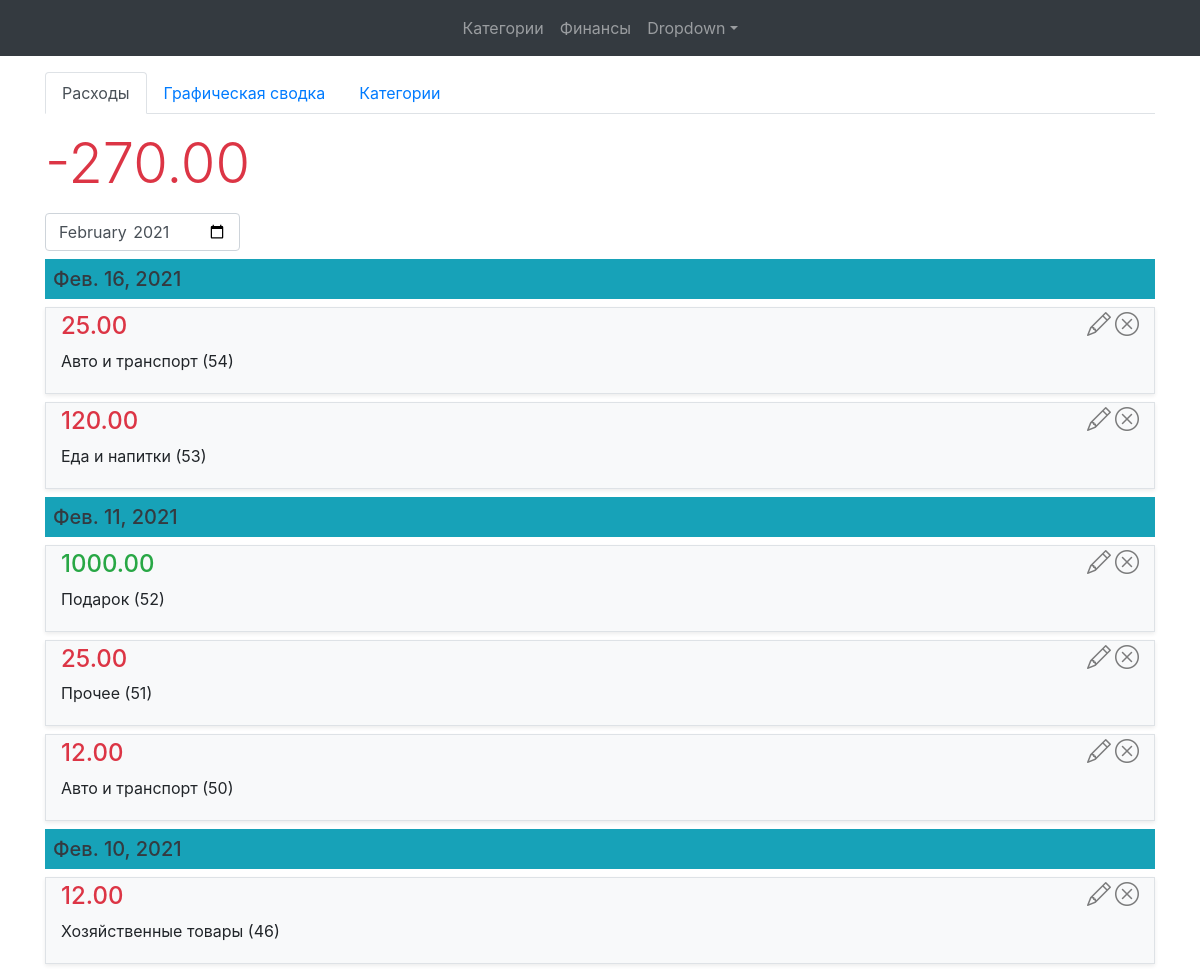
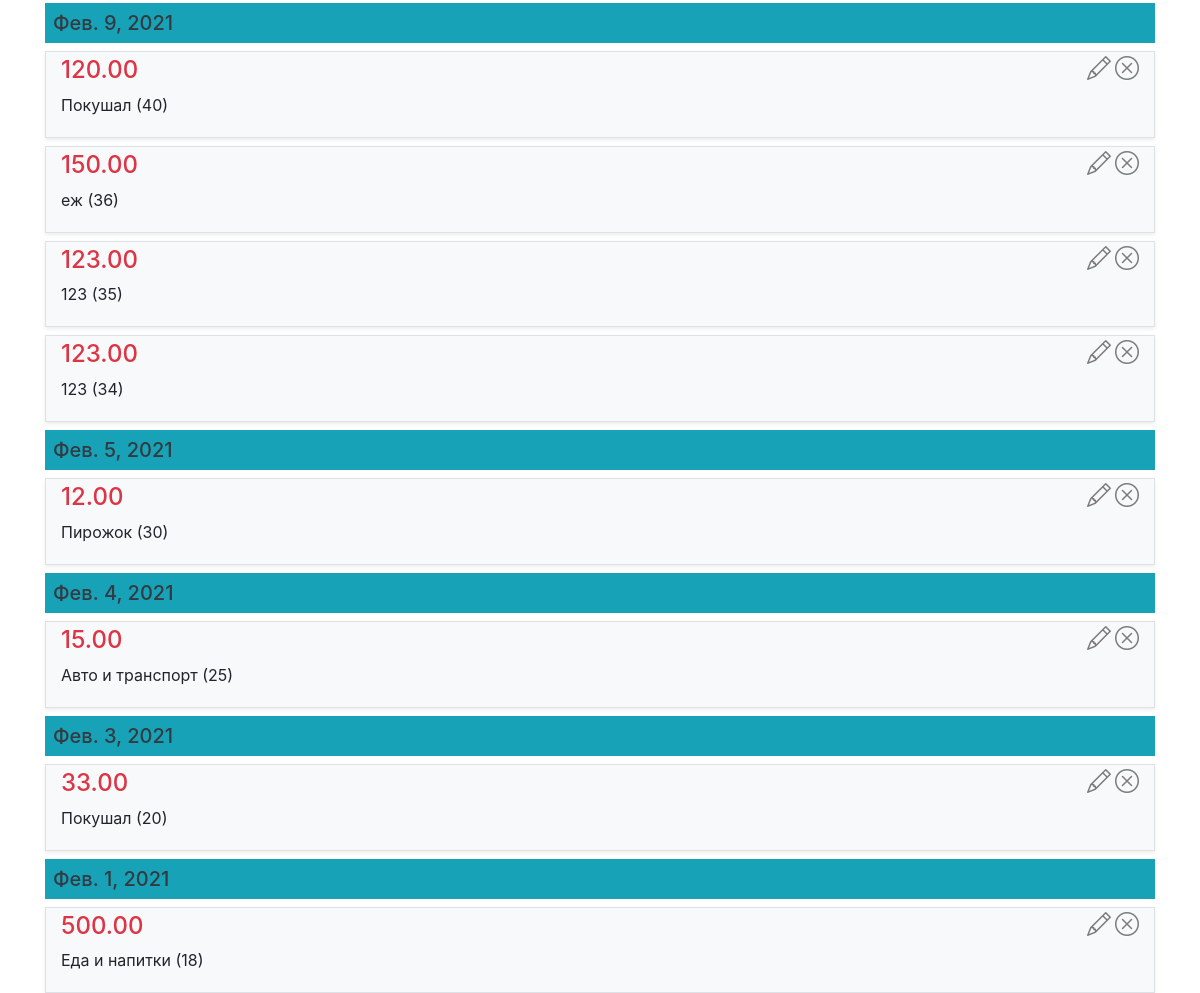
The page /operation/ (signed in) on the database its author committed (2 pictures, top to bottom).
### budget/models.py (models this page shows, shortened)
class Operation(models.Model):
    value = models.DecimalField(max_digits=10, decimal_places=2, verbose_name="Сумма")
    date = models.DateField(auto_now_add=True)
    description = models.CharField(max_length=128, verbose_name="Описание", blank=True, null=True)
    category = models.ForeignKey(Category, on_delete=models.CASCADE, verbose_name="Категория",
                                 related_name='operations' )
    user = models.ForeignKey(User, on_delete=models.CASCADE, related_name='operations')

class Category(models.Model):
    name = models.CharField(max_length=32, verbose_name="Категория")
    user = models.ForeignKey(User, blank=True, null=True, on_delete=models.CASCADE)
    type_pay = models.PositiveSmallIntegerField(choices=((0, 'Расход'), (1, 'Доход')), default=0)

### budget/views.py (the view)
# urls.py: path('operation/', OperationListView.as_view(), name='b-list-operation'),
class OperationListView(LoginRequiredMixin, MonthArchiveView):
    login_url = '/'
    model = Operation
    template_name = 'budget/list_operation.html'
    context_object_name = 'list_operation'
    date_field = 'date'
    month_format = '%m'
    allow_empty = True
    def get_month(self):
        try:
            month = super().get_month()
        except Http404:
            month = datetime.datetime.now().strftime(self.get_month_format())
        return month
    def get_year(self):
        try:
            year = super().get_year()
        except Http404:
            year = datetime.datetime.now().strftime(self.get_year_format())
        return year
    def get_queryset(self):
        queryset = super().get_queryset()
        return queryset.filter(user_id=self.request.user.id).order_by('-date', '-id')
    def get_context_data(self, *args, **kwargs):
        context = super().get_context_data(*args, **kwargs)
        total = self.object_list.filter(category__type_pay=1).aggregate(total=Sum('value'))['total']
        if total is None:
            total = 0
        total_cost = self.object_list.filter(category__type_pay=0).aggregate(total=Sum('value'))['total']
        if total_cost is None:
            total_cost = 0
        total -= total_cost
        context.update({'total': total})
        return context

### budget/forms.py (shortened to what this page needs)
class OperationForm(forms.ModelForm):
    def __init__(self, *args, **kwargs):
        super().__init__(*args, **kwargs)
        for field in ['value', 'description', 'category']:
            self.fields[field].widget.attrs.update({'class': 'form-control', 'placeholder': self.fields[field].label})
        self.fields['value'].widget.attrs.update({'min': 0})
        self.fields['description'].widget.attrs.update({'list': 'desc-list'})
    class Meta:
        model = Operation
        fields = ['value', 'description', 'category']

### budget/templatetags/budgettags.py (called while the page is built)
@register.inclusion_tag('budget/include/form_finance.html')
def form_finance(*args):
    form = OperationForm()
    return {'form': form}

### budget/templates/budget/list_operation.html (shortened to what this page needs)
{% extends 'base.html' %}
{% block content %}
{% include 'budget/base_operation_include.html' %}
<div id="list-operation">
    <div id="app_category">
        <div class="d-flex">
            <span class="display-4 {% if total > 0%}text-success{% elif total < 0%}text-danger{% endif %} my-3">{{total|floatformat:2}}</span>
        </div>
        <div class="d-flex">
            <div class="">
                <input
                type="month"
                value="{{month|date:'Y-m'}}"
                class="form-control"
                onchange="month_change(this.value, '{{request.path}}')">
            </div>
        </div>
        {% for operation in list_operation %}
        {% ifchanged operation.date %}
        <h5 class="bg-info p-2 text-dark my-2">{{operation.date}}</h5>
        {% endifchanged %}
        <div class="shadow-sm mt-2 bg-light div-hover border">
            <div class="container py-1">
                 <button type="button"
                         class="close"
                         data-dismiss="alert"
                         aria-label="Close"
                         v-on:click="delete_operation({{operation.id}}, '{% url 'b-operation-delete' operation.id %}')">
                     <span aria-hidden="true"><i class="bi bi-x-circle red-hover"></i></span>
                 </button>
                <a class="close mr-1" href="{% url 'b-operation-update' operation.id %}">
                     <span aria-hidden="true"><i class="bi bi-pencil"></i></span>
                </a>
                {% if operation.category.type_pay %}
                <h4 class="text-success">{{operation.value}}</h4>
                {% else %}
                <h4 class="text-danger">{{operation.value}}</h4>
                {% endif %}
                <p>{{operation.description|default:operation.category.name}} ({{operation.id}})</p>
            </div>
        </div>
        {% endfor %}
    </div>
</div>
{% endblock content%}

### static/css/style.css (style rules this page uses)
.border { border: 1px solid #f5f5f5; }

### rows shown on the page
Operation: date "Фев. 16, 2021", value "25.00", description "Авто и транспорт", id "54"
Operation: value "120.00", description "Еда и напитки", id "53"
Operation: date "Фев. 11, 2021", value "1000.00", description "Подарок", id "52"
Operation: value "25.00", description "Прочее", id "51"
Operation: value "12.00", description "Авто и транспорт", id "50"
Operation: date "Фев. 10, 2021", value "12.00", description "Хозяйственные товары", id "46"
Operation: date "Фев. 9, 2021", value "120.00", description "Покушал", id "40"
Operation: value "150.00", description "еж", id "36"
Operation: value "123.00", description "123", id "35"
Operation: value "123.00", description "123", id "34"
Operation: date "Фев. 5, 2021", value "12.00", description "Пирожок", id "30"
Operation: date "Фев. 4, 2021", value "15.00", description "Авто и транспорт", id "25"
Operation: date "Фев. 3, 2021", value "33.00", description "Покушал", id "20"
Operation: date "Фев. 1, 2021", value "500.00", description "Еда и напитки", id "18"

### other values the page prints
{{ total|floatformat:2 }} "-270.00"
